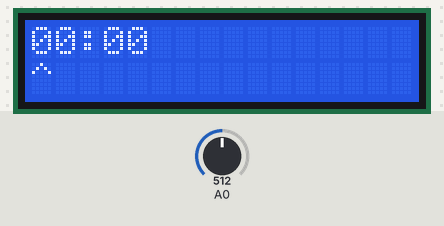
The sketch below on a simulated Arduino Uno, built with avr-gcc and run on an emulated ATmega328P. On the bench: 16×2 character LCD. The inputs (shaded band) are chosen by the test bench; at power-on: A0 = 512. What the sketch prints to the serial monitor is not drawn.

Above: at 1.2 s.
1.3 s: A0 set to 225
At 2.8 s:
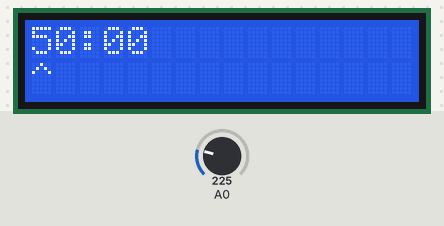
3.0 s: A0 set to 60
At 4.4 s:
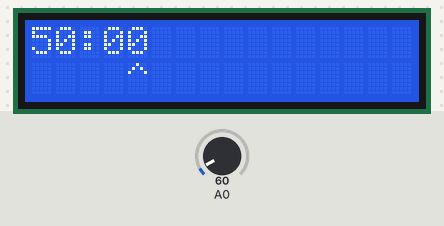
4.7 s: A0 set to 79
At 6.8 s:
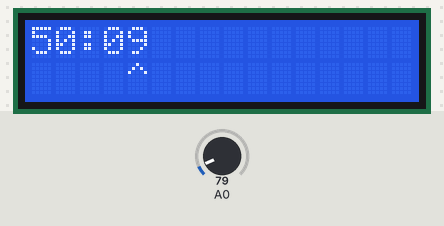
Timing chart, 0 to 8.3 s (numbered marks = the images above; inputs shaded):
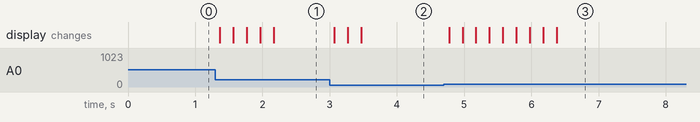

The sketch:

sketch_nov06a.ino
```cpp
#include <LiquidCrystal.h>
#define BTN_UP 0
#define BTN_DOWN 1
#define BTN_LEFT 2
#define BTN_RIGHT 3
#define BTN_SELECT 4
#define BTN_NADA 5

int readButton (){
  int value=analogRead(A0);

  if(value<70)
    return BTN_RIGHT;

   if(value>69 && value<235)
    return BTN_UP;

   if(value>235 && value<411)
    return BTN_DOWN;

   if(value>411 && value<646)
    return BTN_LEFT;

   if(value>646 && value<930)
    return BTN_SELECT;

  return BTN_NADA;
}

LiquidCrystal lcd(8, 9, 4, 5, 6, 7);


 int minuto_B = 0;
 int minuto_A = 0;
 int segundo_B = 0;
 int segundo_A = 0;
 char puntero = '^';

int posicionCursor = 0;
int previousValue = BTN_NADA;
int value = 0;


void moverCositoDerecha(int col, char cosin)
{
   if(col - 1 == 0 || col -1 == 3)
   {
    lcd.setCursor(col-1, 1);
    lcd.print(" ");
   }else if(col-2 == 1)
   {
    lcd.setCursor(col-2, 1);
    lcd.print(" ");
   }

   lcd.setCursor(col, 1);
   lcd.print(puntero);
   delay(100);
}

void moverCositoIzquierda(int col, char cosin)
{
   if(col + 1 == 4 || col + 1 == 1)
   {
    lcd.setCursor(col+1, 1);
    lcd.print(" ");
   }else if(col+2 == 3)
   {
    lcd.setCursor(col+2, 1);
    lcd.print(" ");
   }

   lcd.setCursor(col, 1);
   lcd.print(puntero);
   delay(100);
}


void setup()
{
  lcd.begin(16, 2);
  Serial.begin(9600);

  lcd.print(minuto_B);
  lcd.print(minuto_A);
  lcd.print(":");
  lcd.print(segundo_B);
  lcd.print(segundo_A);

   lcd.setCursor(0, 1);
   lcd.print(puntero);
}


void loop()
{
 int button = readButton();

 Serial.println(button);


if(previousValue == BTN_NADA && value != BTN_NADA)
{
  switch(button)
  {
    case BTN_RIGHT:
          if(posicionCursor == 0 || posicionCursor ==3)
          {

            posicionCursor++;
            moverCositoDerecha(posicionCursor, puntero);
          }else if(posicionCursor == 1)
          {
            posicionCursor += 2;
            moverCositoDerecha(posicionCursor, puntero);
          }

          break;

     case BTN_LEFT:
          if(posicionCursor == 4 || posicionCursor ==1)
          {
            posicionCursor--;
            moverCositoIzquierda(posicionCursor, puntero);

          }
          else if(posicionCursor == 3)
          {
            posicionCursor -= 2;
            moverCositoIzquierda(posicionCursor, puntero);
          }
          break;


     case BTN_UP:
            if(posicionCursor == 0 && minuto_B < 5)
            {
              minuto_B ++;
              lcd.setCursor(posicionCursor, 0);
              lcd.print(minuto_B);
              delay(100);

            }
            else if(posicionCursor == 1 && minuto_A < 9)
            {
              minuto_A++;
              lcd.setCursor(posicionCursor, 0);
              lcd.print(minuto_A);
              delay(100);

            }
            else if(posicionCursor == 3 && segundo_B < 5)
            {
              segundo_B++;
              lcd.setCursor(posicionCursor, 0);
              lcd.print(segundo_B);
              delay(100);

            }
             else if(posicionCursor == 4 && segundo_A < 9)
            {
              segundo_A++ ;
              lcd.setCursor(posicionCursor, 0);
              lcd.print(segundo_A);
              delay(100);

            }
            break;

     case BTN_DOWN:
            if(posicionCursor == 0 && minuto_B > 0)
            {
              minuto_B --;
              lcd.setCursor(posicionCursor, 0);
              lcd.print(minuto_B);
              delay(100);

            }
            else if(posicionCursor == 1 && minuto_A > 0)
            {
              minuto_A--;
              lcd.setCursor(posicionCursor, 0);
              lcd.print(minuto_A);
              delay(100);

            }
            else if(posicionCursor == 3 && segundo_B > 0)
            {
              segundo_B--;
              lcd.setCursor(posicionCursor, 0);
              lcd.print(segundo_B);
              delay(100);

            }
             else if(posicionCursor == 4 && segundo_A > 0)
            {
              segundo_A-- ;
              lcd.setCursor(posicionCursor, 0);
              lcd.print(segundo_A);
              delay(100);
            }

            break;
  }


delay(100);

}


//lcd.clear();

}
```

Measured:
- after the input at 1.3 s, the display: first changes after 0.07 s (image 1 shows a later state)
- after the input at 3.0 s, the display: first changes after 0.07 s (image 2 shows a later state)
- after the input at 4.7 s, the display: first changes after 0.08 s (image 3 shows a later state)
